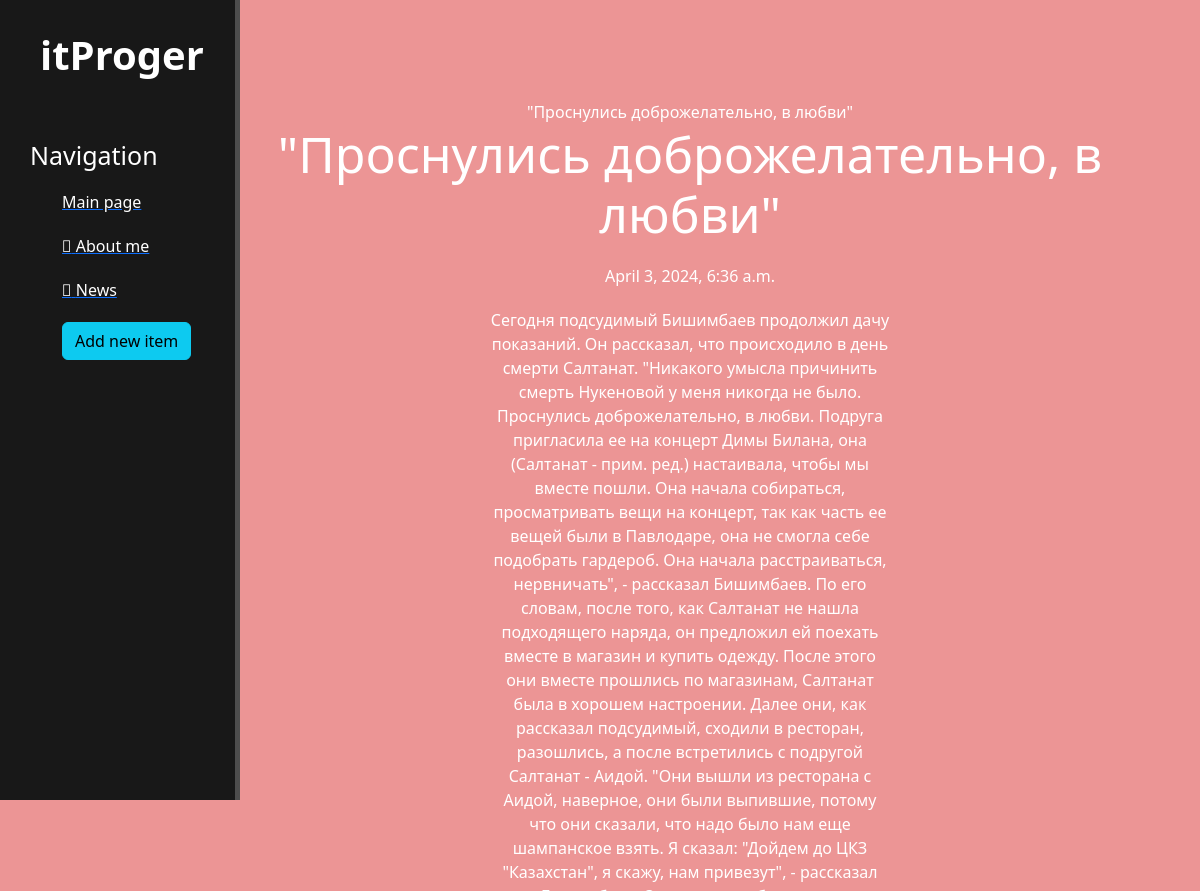
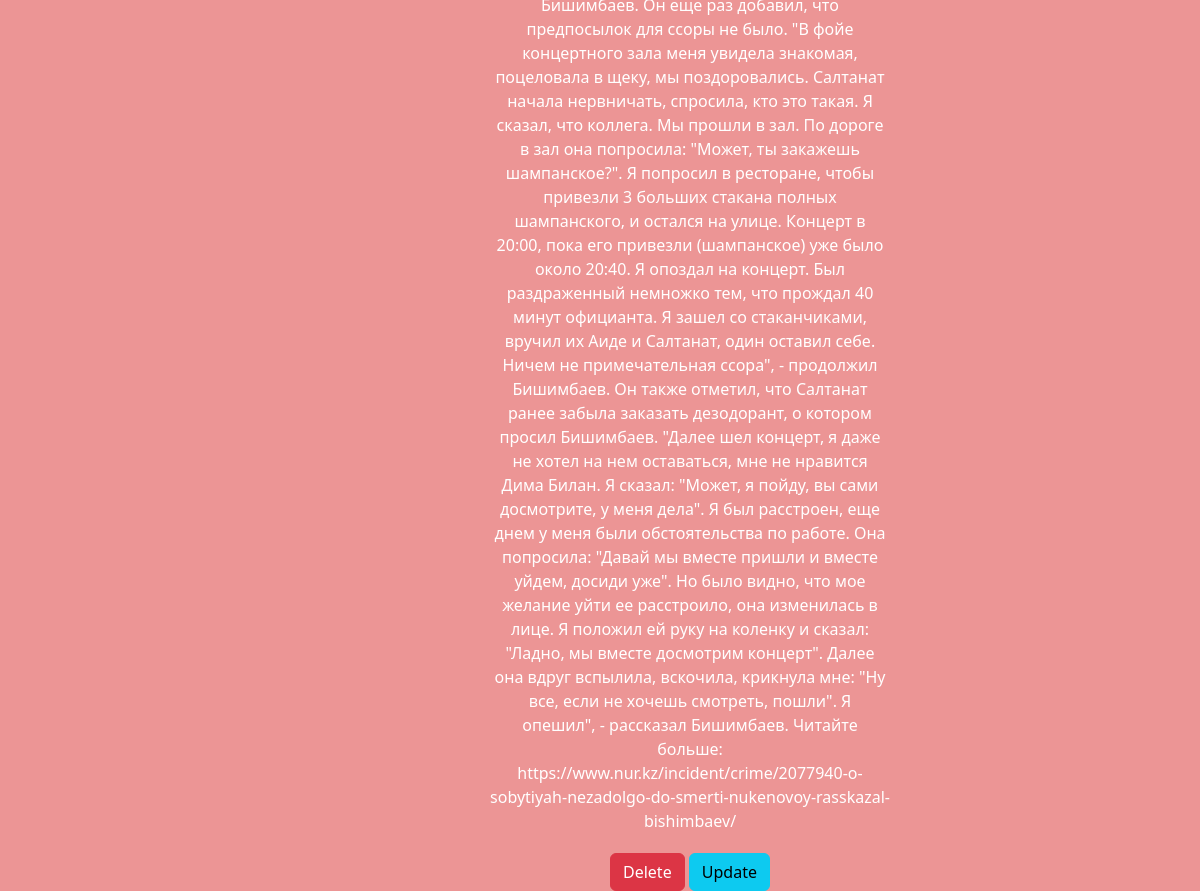
Screenshot of /news/3 with the database file from the repository (2 pictures, top to bottom).
### news/models.py (models this page shows, shortened)
class Articles(models.Model):
    title = models.CharField('Title', max_length=50)
    anons = models.CharField('Anons', max_length=250)
    content = models.TextField('Content')
    date = models.DateTimeField('Date published')
    def __str__(self):
        return self.title
    class Meta:
        verbose_name = 'Новости'
        verbose_name_plural = 'Новость'

### news/views.py (the view)
# urls.py: path('<int:pk>', views.NewsDetailView.as_view(), name='news-detail'),
class NewsDetailView(DetailView):
    model = Articles
    template_name = 'news/detail_view.html'
    context_object_name = 'article'

### news/templates/news/detail_view.html (shortened to what this page needs)
{% extends 'main/layout.html' %}
{% block content %}
<div class="features">
    {{article}}
    <h1>{{ article.title }}</h1>
    <p>{{ article.date }}</p>
    <p>{{ article.content }}</p>
    <a href="{% url 'news-delete' article.id %}" class="btn btn-danger">Delete</a>
    <a href="{% url 'news-update' article.id %}" class="btn btn-info">Update</a>
</div>
{% endblock %}

### main/static/main/css/main.css (style rules this page uses)
body { background: #ec9595; }
.features { float: left; color: #ffffff; margin-top: 100px; text-align: center; width: 75%; }
.features h1 { font-size: 50px; }
.features p { max-width: 400px; margin: 20px auto; }

### rows the page displays
Articles: title "\"Проснулись доброжелательно, в любви\"", date "April 3, 2024, 6:36 a.m.", content "Сегодня подсудимый Бишимбаев продолжил дачу показаний. Он рассказал, что происходило в день смерти Салтанат. \"Никакого умысла причинить смерть Нукеновой у меня никогда не было. Проснулись доброжелательно, в любви. Подруга пригласила ее на концерт Димы Билана, она (Салтанат - прим. ред.) настаивала, чтобы мы вместе пошли. Она начала собираться, просматривать вещи на концерт, так как часть ее вещей были в Павлодаре, она не смогла себе подобрать гардероб. Она начала расстраиваться, нервничать\", - рассказал Бишимбаев. По его словам, после того, как Салтанат не нашла подходящего наряда, он предложил ей поехать вместе в магазин и купить одежду. После этого они вместе прошлись по магазинам,…"
